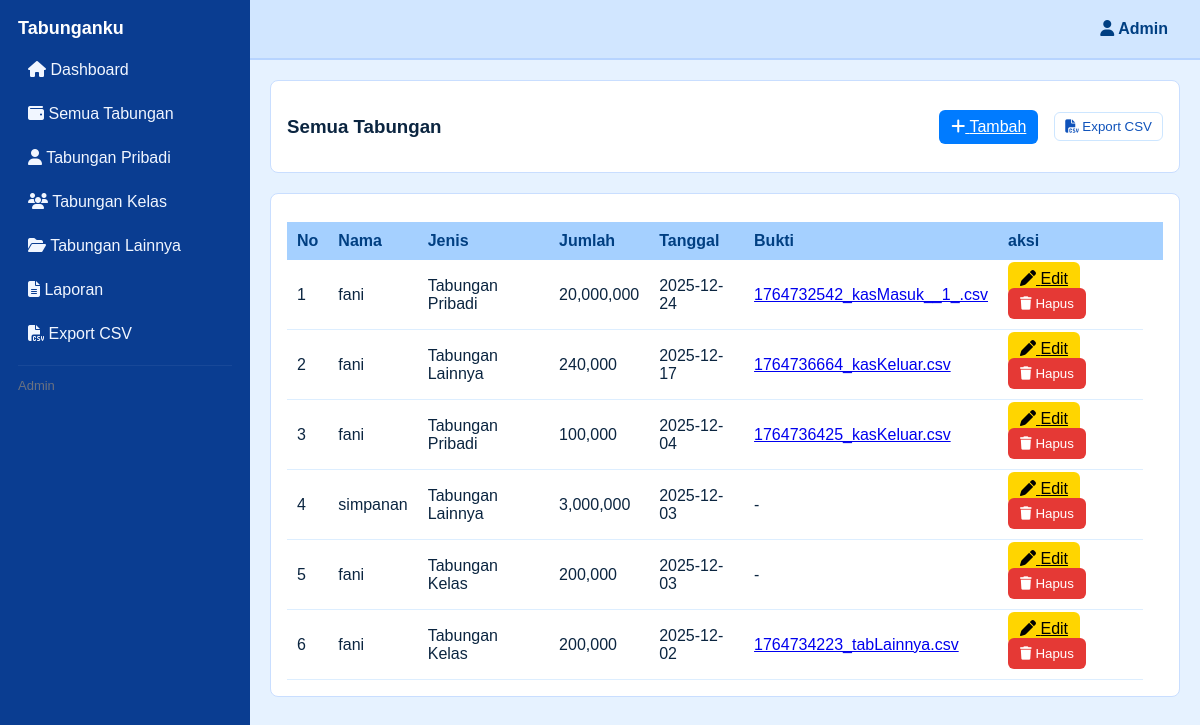
The app's page /halaman_admin.php?p=tabungan with its own data.
### tables this page shows
CREATE TABLE `tabungan` (
  `id` int(11) NOT NULL,
  `nama` varchar(191) NOT NULL,
  `jenis` varchar(100) NOT NULL,
  `jumlah` bigint(20) NOT NULL DEFAULT 0,
  `tanggal` date NOT NULL,
  `bukti` varchar(255) DEFAULT '',
  `created_at` timestamp NOT NULL DEFAULT current_timestamp()
);

### halaman_admin.php (the view, shortened to what this page needs)
<?php
$db_host = 'localhost';
$db_user = 'root';
$db_pass = '';
$mysqli = new mysqli($db_host, $db_user, $db_pass);
$create_table_sql = "
CREATE TABLE IF NOT EXISTS `tabungan` (
  `id` INT PRIMARY KEY AUTO_INCREMENT,
  `nama` VARCHAR(191) NOT NULL,
  `jenis` VARCHAR(100) NOT NULL,
  `jumlah` BIGINT NOT NULL DEFAULT 0,
  `tanggal` DATE NOT NULL,
  `bukti` VARCHAR(255) DEFAULT '',
  `created_at` TIMESTAMP DEFAULT CURRENT_TIMESTAMP
) ENGINE=InnoDB DEFAULT CHARSET=utf8mb4;
";
$mysqli->query($create_table_sql);
function h($s){ return htmlspecialchars($s, ENT_QUOTES); }
function fetch_all($mysqli, $where = ''){
    $arr = []; $sql = "SELECT * FROM tabungan ";
    $sql .= " ORDER BY tanggal DESC, id DESC";
    $q = $mysqli->query($sql);
    while ($r = $q->fetch_assoc()) $arr[] = $r;
    return $arr;
}
$all_rows = fetch_all($mysqli);
$page = $_GET['p'] ?? 'dashboard';
function render_table_rows($rows, $show_actions = true) {
    foreach($rows as $i => $r) {
        echo "<tr>";
        echo "<td>".($i+1)."</td>";
        echo "<td>".h($r['nama'])."</td>";
        echo "<td>".h($r['jenis'])."</td>";
        echo "<td>".number_format($r['jumlah'])."</td>";
        echo "<td>".h($r['tanggal'])."</td>";
        echo "<td>";
        if(!empty($r['bukti'])){
            $ext = strtolower(pathinfo($r['bukti'], PATHINFO_EXTENSION));
            if(in_array($ext, ['jpg','jpeg','png','gif'])) {
                echo "<a target='_blank' href='uploads/".h($r['bukti'])."'><img style='max-height:50px' src='uploads/".h($r['bukti'])."'></a>";
            } else {
                echo "<a target='_blank' href='uploads/".h($r['bukti'])."'>".h($r['bukti'])."</a>";
            }
        } else echo '-';
        echo "</td>";
        if($show_actions) {
            echo "<td>";
            echo "<a class='btn btn-yellow' href='?p={$GLOBALS['page']}&edit=".$r['id']."'><i class='fa fa-pen'></i> Edit</a> ";
            echo "<form method='post' style='display:inline' onsubmit=\"return confirm('Hapus data ini?')\">";
            echo "<button class='btn btn-red' type='submit'><i class='fa fa-trash'></i> Hapus</button></form>";
            echo "</td>";
        }
        echo "</tr>";
    }
}
?>
<!doctype html>
<html lang="id">
<head>
<link href="https://cdnjs.cloudflare.com/ajax/libs/font-awesome/6.5.0/css/all.min.css" rel="stylesheet"/>
</head>
<body>
<div class="sidebar">
  <h2>Tabunganku</h2>
  <a href="?p=dashboard"><i class="fa fa-house"></i> Dashboard</a>
  <a href="?p=tabungan"><i class="fa fa-wallet"></i> Semua Tabungan</a>
  <a href="?p=pribadi"><i class="fa fa-user"></i> Tabungan Pribadi</a>
  <a href="?p=kelas"><i class="fa fa-users"></i> Tabungan Kelas</a>
  <a href="?p=lainnya"><i class="fa fa-folder-open"></i> Tabungan Lainnya</a>
  <a href="?p=laporan"><i class="fa fa-file-lines"></i> Laporan</a>
  <a href="?p=export"><i class="fa fa-file-csv"></i> Export CSV</a>
  <hr style="border:none;border-top:1px solid rgba(255,255,255,0.06);margin:12px 0">
  <div class="small">Admin</div>
</div>
<div class="topbar">
  <div style="margin-right:12px"><i class="fa fa-user"></i> Admin </div>
</div>
<div class="container">
<?php
if ($page === 'dashboard'):
    $totalAll = 0; $totalIn = 0; $totalOut = 0;
    $all = fetch_all($mysqli);
    foreach($all as $r){ $totalAll += intval($r['jumlah']); if (stripos($r['jenis'],'keluar')!==false) $totalOut += intval($r['jumlah']); else $totalIn += intval($r['jumlah']); }
?>
  <div class="box"><h3>Dashboard Tabunganku</h3><p class="small">Selamat datang! Kelola data di sidebar.</p></div>
  <div class="box" style="display:flex;gap:12px;align-items:center">
    <div style="flex:1"><h4>Total Semua</h4><p style="font-weight:700;font-size:20px"><?= number_format($totalAll) ?></p><small class="small">Jumlah keseluruhan</small></div>
    <div style="flex:1"><h4>Total Masuk</h4><p style="font-weight:700;font-size:20px"><?= number_format($totalIn) ?></p></div>
    <div style="flex:1"><h4>Total Keluar</h4><p style="font-weight:700;font-size:20px"><?= number_format($totalOut) ?></p></div>
  </div>
<?php
elseif ($page === 'tabungan'):
        ?>
    <div class="box" style="display:flex;justify-content:space-between;align-items:center">
      <h3>Semua Tabungan</h3>
      <div class="flex">
        <a class="btn btn-blue" href="?p=tabungan&add=1"><i class="fa fa-plus"></i> Tambah</a>
        <form method="post" style="display:inline;margin-left:8px">
          <button class="btn btn-outline" type="submit"><i class="fa fa-file-csv"></i> Export CSV</button>
        </form>
      </div>
    </div>
    <div class="box">
      <table class="table">
        <thead><tr><th>No</th><th>Nama</th><th>Jenis</th><th>Jumlah</th><th>Tanggal</th><th>Bukti</th><th>aksi<th></th></tr></thead>
        <tbody>
          <?php $rows = fetch_all($mysqli); render_table_rows($rows, true); ?>
        </tbody>
      </table>
    </div>
<?php
elseif ($page === 'export'):
    echo "<div class='box'><p>Gunakan tombol Export di halaman Tabungan untuk mengunduh CSV.</p></div>";
else:
    echo "<div class='box'><p>Halaman tidak ditemukan.</p></div>";
endif;
?>
</div>
</body>
</html>

### halaman_admin.php (style rules this page uses)
:root { --sidebar:#0A3D91;--topbar:#D1E6FF;--accent:#0F52BA;--bg:#E6F2FF; }
* { box-sizing:border-box }
body { margin:0;font-family:Arial;background:var(--bg);color:#0b2540 }
.sidebar { width:250px;height:100vh;position:fixed;background:var(--sidebar);color:#fff;padding:18px }
.sidebar h2 { margin:0 0 12px;font-size:18px }
.sidebar a { display:block;color:#f1f6ff;padding:10px;margin-bottom:6px;text-decoration:none;border-radius:6px }
.topbar { margin-left:250px;height:60px;background:var(--topbar);display:flex;align-items:center;justify-content:flex-end;padding:0 20px;color:#003F82;font-weight:700;border-bottom:2px solid #B7D4FF }
.container { margin-left:250px;padding:20px }
.box { background:#fff;padding:16px;border-radius:8px;border:1px solid #C9DEFF;margin-bottom:20px }
.table { width:100%;border-collapse:collapse;margin-top:12px }
.table th { background:#A5D0FF;color:#003F82;padding:10px;text-align:left }
.table td { padding:10px;border-bottom:1px solid #DDEEFF;vertical-align:middle }
.btn { padding:8px 12px;border-radius:6px;border:none;cursor:pointer }
.btn-blue { background:#007BFF;color:#fff }
.btn-yellow { background:#FFD500;color:#000 }
.btn-red { background:#E53935;color:#fff }
.btn-outline { background:transparent;border:1px solid #CDE6FF;color:var(--accent);padding:6px 10px;border-radius:6px }
.small { font-size:13px;color:#6b7280 }
.flex { display:flex;gap:8px;align-items:center }

### records on screen
tabungan: nama "fani", jenis "Tabungan Pribadi", jumlah "20,000,000", tanggal "2025-12-24", bukti "1764732542_kasMasuk__1_.csv"
tabungan: nama "fani", jenis "Tabungan Lainnya", jumlah "240,000", tanggal "2025-12-17", bukti "1764736664_kasKeluar.csv"
tabungan: nama "fani", jenis "Tabungan Pribadi", jumlah "100,000", tanggal "2025-12-04", bukti "1764736425_kasKeluar.csv"
tabungan: nama "simpanan", jenis "Tabungan Lainnya", jumlah "3,000,000", tanggal "2025-12-03"
tabungan: nama "fani", jenis "Tabungan Kelas", jumlah "200,000", tanggal "2025-12-03"
tabungan: nama "fani", jenis "Tabungan Kelas", jumlah "200,000", tanggal "2025-12-02", bukti "1764734223_tabLainnya.csv"
